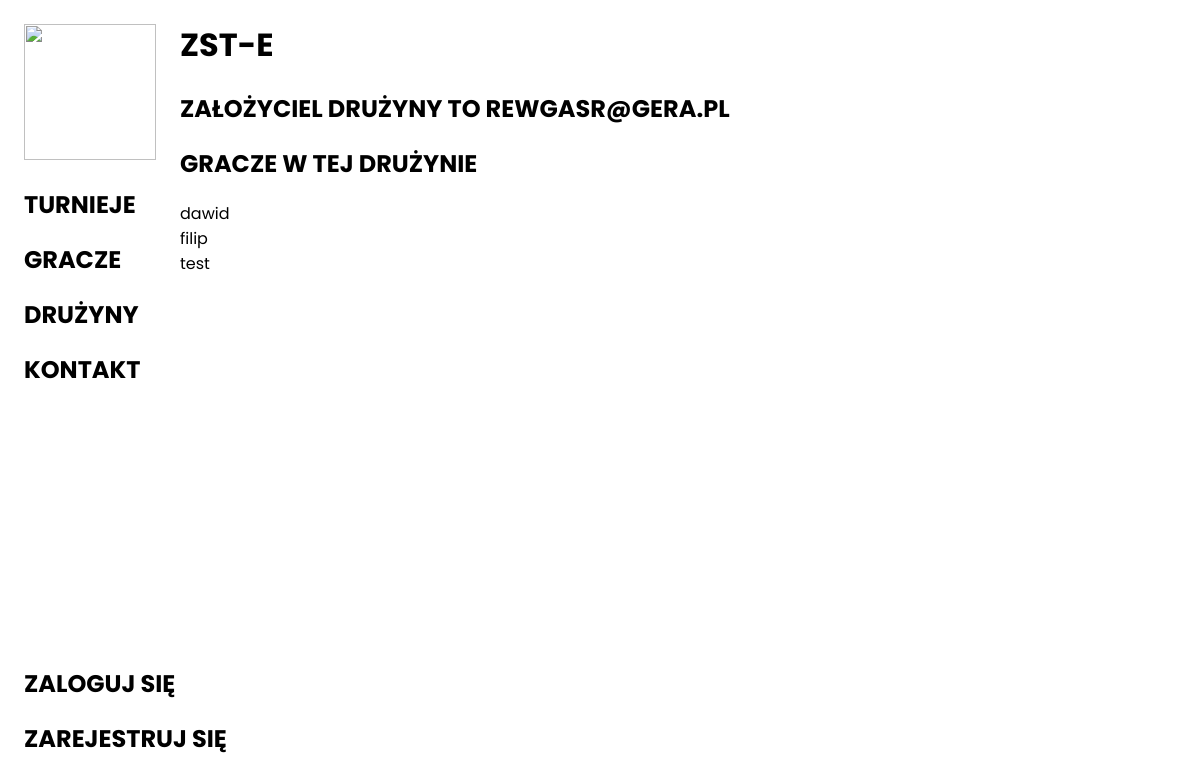
The page /team/ZST-E/ on the database its author committed.
### backend/models.py (models this page shows, shortened)
class Team(models.Model):
    nazwa = models.CharField(max_length=100)
    opis = models.CharField(max_length=200, null=True, blank=True)
    zdjecie = models.ImageField(upload_to='images/', null=True, blank=True)
    creator = models.EmailField()
    punkty = models.IntegerField(default=0)
    players = models.ManyToManyField('CustomUser')
    def __str__(self):
        return self.nazwa

class CustomUser(AbstractUser):
    nick = models.CharField(max_length=30, unique=True)
    email = models.EmailField(unique=True)
    data_urodzenia = models.DateField(blank=True, null=True)
    avatar = models.ImageField(blank=True)
    opis = models.TextField('Opis', max_length=500, default='', blank=True)
    punkty = models.IntegerField(default=0)

### frontend/views.py (the view, shortened to what this page needs)
# urls.py: path("team/<teamname>/", team_site, name="team_site"),
def team_site(request, teamname):
    team = Team.objects.get(nazwa=teamname)
    users = CustomUser.objects.filter()
    new_users = []
    for user in users:
        nalezy = False
        for team_user in team.players.all():
            if user.nick == team_user.nick:
                nalezy = True
        if nalezy == False:
            if team.creator != user.email:
                new_users.append(user)
    template = loader.get_template('frontend/team.html')
    context = {
        "team":team,
        "users": new_users,
    }
    return HttpResponse(template.render(context, request))

### frontend/templates/frontend/team.html (shortened to what this page needs)
{% extends 'frontend/base.html' %}
{% block content %}
    <div id="container">
        <h1>{{ team }}</h1>
        <h2>Założyciel drużyny to {{team.creator}}</h2>
        <h2>GRACZE W TEJ DRUŻYNIE</h2>
        {% for player in team.players.all %}
            {{ player.username }}<br>
        {% endfor %}
    </div>
{% endblock %}

### frontend/static/style.css (style rules this page uses)
body { margin: 0; padding: 0; overflow-x: hidden; }
#container { width: 85vw; margin-left: 15vw; height: 100vh; scroll-snap-type: y mandatory; overflow-y: scroll; -webkit-font-smoothing: antialiased; overflow-x: hidden; scroll-behavior: smooth; }
* { font-family: 'Poppins', sans-serif; }
h1, h2, h3, h4, h5 { text-transform: uppercase; }
body { counter-reset: section; }

### rows shown on the page
Team: nazwa "ZST-E", creator "REWGASR@GERA.PL"
CustomUser: username "dawid"
CustomUser: username "filip"
CustomUser: username "test"
